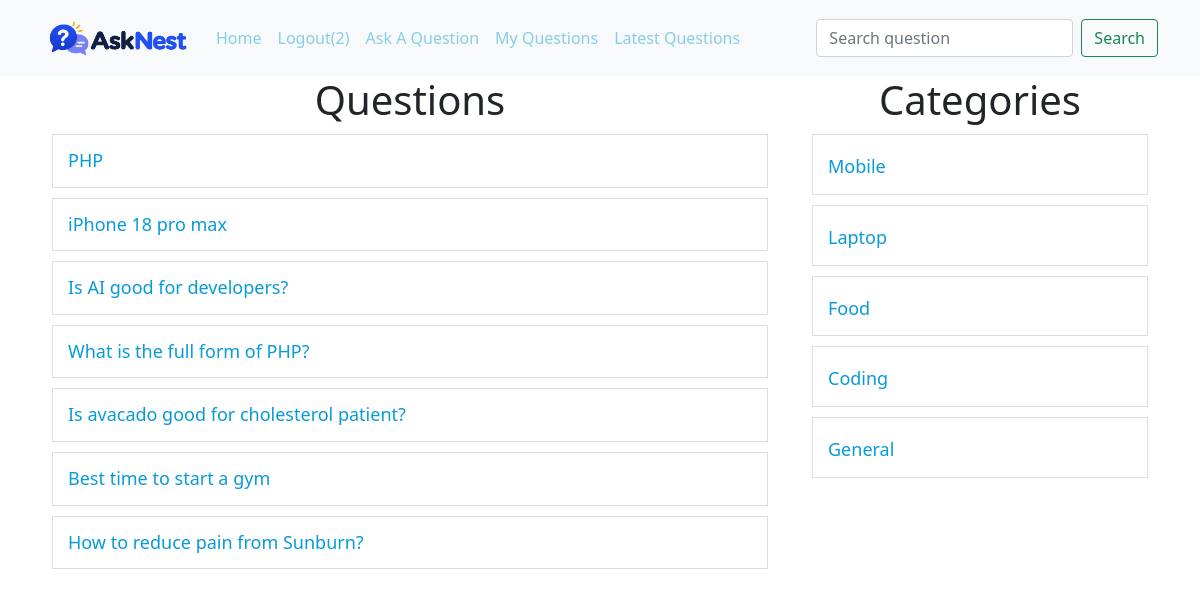
/ (signed in), run on the app's committed database.
### tables this page shows
CREATE TABLE `questions` (
  `id` int NOT NULL,
  `title` varchar(255) NOT NULL,
  `description` varchar(255) NOT NULL,
  `category_id` int NOT NULL,
  `user_id` int NOT NULL
);

CREATE TABLE `category` (
  `id` int NOT NULL,
  `name` varchar(100) NOT NULL
);

### client/questions.php (the view, shortened to what this page needs)
<?php
include("./common/db.php");
$cid = isset($cid) ? $cid : 0;
$uid = isset($uid) ? $uid : 0;
$heading = "Questions";
if(isset($_GET["c-id"])){
    $query = "select * from questions where category_id=$cid";
    $categoryResult = $conn->query("select name from category where id=$cid");
    $categoryRow = $categoryResult->fetch_assoc();
    if($categoryRow){
        $heading = ucfirst($categoryRow['name']);
    }
} else if(isset($_GET["u-id"])){
    $query = "select * from questions where user_id=$uid";
} else if(isset($_GET["latest"])){
    $query = "select * from questions order by id desc";
} else if(isset($_GET["search"])){
    $searchText = $conn->real_escape_string($_GET["search"]);
    $query = "select * from questions where `title` LIKE '%$searchText%' ";
} else {
    $query = "select * from questions";
}
?>
<div class="container">
    <div class="row">
        <div class="col-8">
            <h1 class="heading"><?php echo $heading; ?></h1>
            <?php
            $result = $conn->query($query);
            foreach($result as $row) {
                $title = $row['title'];
                $id = $row['id'];
                echo "<div class='row question-list'>
                <h4 class='my-questions'><a href='?q-id=$id'>$title</a>";
                echo "</h4>
                </div>";
            }
            ?>
        </div>
        <div class="col-4">
            <?php include('category-list.php'); ?>
        </div>
    </div>
</div>

### client/category-list.php
<div>
    <h1 class="heading">Categories</h1>
    <?php
    include('./common/db.php');
    $query = "select * from category";
    $result = $conn->query($query);
    foreach($result as $row) {
        $name = ucfirst($row['name']);
        $id = $row['id'];
        echo "<div class='row question-list'>
        <h4><a href='?c-id=$id'>$name</a></h4>
        </div>";
    }
    ?>
</div>

### public/style.css (style rules this page uses)
a { color: skyblue !important; }
.heading { text-align: center; }
.question-list { border: 1px solid #ddd; padding: 15px; margin: 10px; }
.question-list h4 { margin: 0; padding: 0; }
.question-list a, .question-title { font-size: 18px; text-decoration: none; color: #079bd8 !important; }
.my-questions { display: flex; justify-content: space-between; }

### data on the page
questions: title "PHP"
questions: title "iPhone 18 pro max"
questions: title "Is AI good for developers?"
questions: title "What is the full form of PHP?"
questions: title "Is avacado good for cholesterol patient?"
questions: title "Best time to start a gym"
questions: title "How to reduce pain from Sunburn?"
category: name "Mobile"
category: name "Laptop"
category: name "Food"
category: name "Coding"
category: name "General"

### other printed values
$_SESSION['user']['user_id'] "2"
$heading "Questions"
